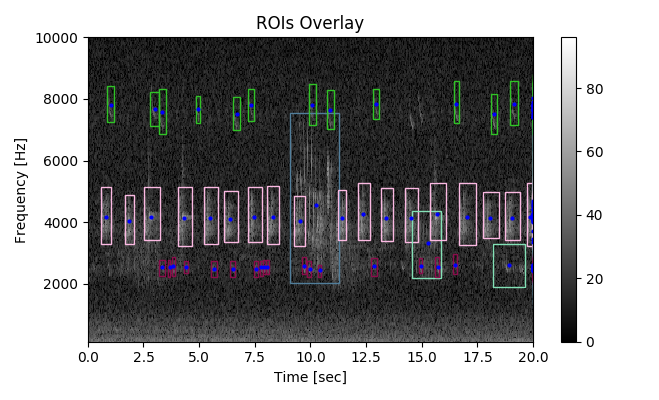
#> input picture _images/sphx_glr_find_rois.png, 659 x 400 px; its folder holds only this picture in this run
$ python -i rois_2d.py   (imports and definitions only)
#> lines starting #> are read from the running program, lines starting #| are printed output that depends on the picture
#!/usr/bin/env python
"""
Segmentation methods to find regions of interest in the time and frequency domain.
"""
#
# Authors:  Juan Sebastian ULLOA <lisofomia@gmail.com>
#           Sylvain HAUPERT <sylvain.haupert@mnhn.fr>
#
# License: New BSD License

# =============================================================================
# Load the modules
# =============================================================================
# Import external modules
import numpy as np
from scipy.stats import iqr
from skimage import measure
from skimage.feature import peak_local_max
import pandas as pd
import sys
import matplotlib.pyplot as plt
_MIN_ = sys.float_info.min

# Import internal modules
from maad.util import (plot2d, rand_cmap, plot_spectrogram)

#%%
#****************************************************************************
# private functions
#****************************************************************************
def _double_threshold_rel (im, bin_std=6, bin_per=0.5,
                           verbose=False, display=False, savefig=None, **kwargs):
    """
    Binarize an image based on a double relative threshold.
    The values used for the thresholding depends on the values found in the
    image. => relative threshold

    Parameters
    ----------
    im : 2d ndarray of scalars
        Spectrogram (or image)

    bin_std : scalar, optional, default is 6
        Set the first threshold. This threshold is not an absolute value but
        depends on values that are similar to 75th percentile (pseudo_mean) and
        a sort of std value of the image.
        threshold1 = "pseudo_mean" + "std" * bin_std
        Value higher than threshold1 are set to 1, they are the seeds for
        the second step. The others are set to 0.

    bin_per: scalar, optional, defautl is 0.5
        Set how much the second threshold is lower than the first
        threshold value. From 0 to 1. ex: 0.1 = 10 %.
        threshold2 = threshold1 (1-bin_per)
        Value higher than threshold2 and connected (directly or not) to the
        seeds are set to 1, the other remains 0

    verbose : boolean, optional, default is False
        print messages

    display : boolean, optional, default is False
        Display the signal if True

    savefig : string, optional, default is None
        Root filename (with full path) is required to save the figures. Postfix
        is added to the root filename.

    kwargs, optional. This parameter is used by plt.plot and savefig functions

        - savefilename : str, optional, default :'_spectro_after_noise_subtraction.png'
            Postfix of the figure filename

        - figsize : tuple of integers, optional, default: (4,10)
            width, height in inches.

        - title : string, optional, default : 'Spectrogram'
            title of the figure

        - xlabel : string, optional, default : 'Time [s]'
            label of the horizontal axis

        - ylabel : string, optional, default : 'Amplitude [AU]'
            label of the vertical axis

        - cmap : string or Colormap object, optional, default is 'gray'
            See https://matplotlib.org/examples/color/colormaps_reference.html
            in order to get all the  existing colormaps
            examples: 'hsv', 'hot', 'bone', 'tab20c', 'jet', 'seismic',
            'viridis'...

        - vmin, vmax : scalar, optional, default: None
            `vmin` and `vmax` are used in conjunction with norm to normalize
            luminance data.  Note if you pass a `norm` instance, your
            settings for `vmin` and `vmax` will be ignored.

        - extent : scalars (left, right, bottom, top), optional, default: None
            The location, in data-coordinates, of the lower-left and
            upper-right corners. If `None`, the image is positioned such that
            the pixel centers fall on zero-based (row, column) indices.

        - dpi : integer, optional, default is 96
            Dot per inch.
            For printed version, choose high dpi (i.e. dpi=300) => slow
            For screen version, choose low dpi (i.e. dpi=96) => fast

        - format : string, optional, default is 'png'
            Format to save the figure

        ... and more, see matplotlib

    Returns
    -------
    im_out: binary image

    References
    ----------
    .. [1] from MATLAB: Threshold estimation (from Oliveira et al, 2015)
       Adapted by S. Haupert Dec 12, 2017
    """

    # test if im is full of zeros
    if not im.any() :
        im_out = np.zeros(im.shape)
    else:

        # Compute the qth percentile of the data along the specified axis
        val1 = np.percentile(im[np.where(im>0)],75)   # value corresponding to the limit between the 75% lowest value and 25% largest value

        # The interquartile range (IQR) is the difference between the 75th and
        # 25th percentile of the data. It is a measure of the dispersion similar
        # to standard deviation or variance, but is much more robust against outliers
        val2 = iqr(im[np.where(im>0)])*bin_std

        # Threshold : qth  percentile + sort of std
        h_th = val1 + val2
        # Low threshold limit
        l_th = (h_th-h_th*bin_per)

        if verbose :
            print(72 * '_')
            print('Double thresholding with values relative to the image...')
            print ('**********************************************************')
            print ('  high threshold value %.2f | low threshold value %.2f' % (h_th, l_th))
            print ('**********************************************************')

        # binarisation
        im_t1 = im > h_th    # mask1
        im_t2 = im > l_th    # mask2
        im_t3 = im * im_t1   # selected parts of the image

        #find index of regions which meet the criteria
        conncomp_t2 = measure.label(im_t2)    #Find connected components in binary image
        rprops = measure.regionprops(conncomp_t2,im_t3)

        rprops_mean_intensity = [region['mean_intensity'] for region in rprops]
        rprops_mean_intensity = np.asarray(rprops_mean_intensity)

        rprops_label = [region['label'] for region in rprops]
        rprops_label = np.asarray(rprops_label)

        [ind]=np.where(rprops_mean_intensity>0)

        im_out = np.isin(conncomp_t2, rprops_label[ind])    # test if the indice is in the matrix of indices
        im_out =im_out*1    #  boolean to 0,1 conversion

        # Display
        if display :
            ylabel =kwargs.pop('ylabel','Frequency [Hz]')
            xlabel =kwargs.pop('xlabel','Time [sec]')
            title  =kwargs.pop('title','binary image => MASK')
            cmap   =kwargs.pop('cmap','gray')
            vmin=kwargs.pop('vmin',0)
            vmax=kwargs.pop('vmax',1)
            extent=kwargs.pop('extent',None)

            if extent is None :
                xlabel = 'pseudotime [points]'
                ylabel = 'pseudofrequency [points]'

            _, fig = plot2d (im_out,
                             extent = extent,
                             title  = title,
                             ylabel = ylabel,
                             xlabel = xlabel,
                             vmin   = vmin,
                             vmax   = vmax,
                             cmap   = cmap,
                             **kwargs)

            # SAVE FIGURE
            if savefig is not None :
                dpi   =kwargs.pop('dpi',96)
                format=kwargs.pop('format','png')
                filename=kwargs.pop('filename','_spectro_binary')
                filename = savefig+filename+'.'+format
                if verbose :
                    print('\n''save figure : %s' %filename)
                fig.savefig(filename, bbox_inches='tight', dpi=dpi, format=format,
                            **kwargs)

    return im_out

#%%
# [149 lines left out: function _double_threshold_abs, not called in this run]

#%%
# =============================================================================
# public functions
# =============================================================================
def create_mask(im, mode_bin = 'relative',
                verbose= False, display = False, savefig = None, **kwargs):
    """
    Binarize an image based on a double threshold.

    Parameters
    ----------
    im : 2d ndarray of scalars
        Spectrogram (or image)

    mode_bin : string in {'relative', 'absolute'}, optional, default is 'relative'
        if 'absolute' [1]_ , a double threshold with absolute value is performed
        with two parameters (see kwargs section)
        if 'relative' [2]_, a relative double threshold is performed with two
        parameters (see kwargs section)

    verbose : boolean, optional, default is False
        print messages

    display : boolean, optional, default is False
        Display the signal if True

    savefig : string, optional, default is None
        Root filename (with full path) is required to save the figures. Postfix
        is added to the root filename.

    kwargs, optional. This parameter is used by the maad functions as well
        as the plt.plot and savefig functions.
        All the input arguments required or optional in the signature of the
        functions above can be passed as kwargs :

        if 'absolute' [1]_
        - bin_h : scalar, optional, default is 0.7
        Set the first threshold. Value higher than this value are set to 1,
        the others are set to 0. They are the seeds for the second step
        - bin_l: scalar, optional, defautl is 0.2
        Set the second threshold. Value higher than this value and connected
        to the seeds or to other pixels connected to the seeds (6-connectivity)
        are set to 1, the other remains 0

        if 'relative' [2]_ :
        - bin_std :  scalar, optional, default is 6
        bin_std is needed to compute the threshold1.
        This threshold is not an absolute value but depends on values that are
        similar to 75th percentile (pseudo_mean) and a sort of std value of
        the image.
        threshold1 = "pseudo_mean" + "std" * bin_std
        Value higher than threshold1 are set to 1, they are the seeds for
        the second step. The others are set to 0.
        - bin_per: scalar, optional, defautl is 0.5
        Set how much the second threshold is lower than the first
        threshold value. From 0 to 1. ex: 0.1 = 10 %.
        threshold2 = threshold1 (1-bin_per)
        Value higher than threshold2 and connected (6-connectivity) to the
        seeds are set to 1, the other remains 0

        ... and more, see matplotlib

    Returns
    -------
    im_bin: binary image

    References
    ----------
    .. [1] J. Canny. A computational approach to edge detection. IEEE Transactions on Pattern Analysis and Machine Intelligence. 1986; vol. 8, pp.679-698. `DOI: 10.1109/TPAMI.1986.4767851 <https://doi.org/10.1109/TPAMI.1986.4767851>`_
    .. [2] from MATLAB: Threshold estimation (Oliveira et al, 2015)

    Examples
    --------

    >>> import maad

    Load audio recording and convert it into spectrogram

    >>> s, fs = maad.sound.load('../data/cold_forest_daylight.wav')
    >>> Sxx,tn,fn,ext = maad.sound.spectrogram (s, fs, fcrop=(0,10000))

    Convert linear spectrogram into dB

    >>> Sxx_dB = maad.util.power2dB(Sxx) +96

    Smooth the spectrogram

    >>> Sxx_dB_blurred = maad.sound.smooth(Sxx_dB)

    Detection of the acoustic signature => creation of a mask

    >>> im_bin = maad.rois.create_mask(Sxx_dB_blurred, bin_std=1.5, bin_per=0.25, mode='relative')

    Plot spectrograms

    >>> import matplotlib.pyplot as plt
    >>> fig, (ax1, ax2) = plt.subplots(2, 1)
    >>> ax1, fig = maad.util.plot2d(Sxx_dB, ax=ax1, extent=ext, title='original', vmin=10, vmax=70)
    >>> ax2, fig = maad.util.plot2d(im_bin, ax=ax2, extent=ext, title='mask')
    >>> fig.set_size_inches(13,8)
    >>> fig.tight_layout()

    """

    if mode_bin == 'relative':
        bin_std=kwargs.pop('bin_std', 6)
        bin_per=kwargs.pop('bin_per', 0.5)
        im_bin = _double_threshold_rel(im, bin_std, bin_per,
                                       verbose, display, savefig, **kwargs)

    elif mode_bin == 'absolute':
        bin_h=kwargs.pop('bin_h', 0.7)
        bin_l=kwargs.pop('bin_l', 0.3)
        im_bin = _double_threshold_abs(im, bin_h, bin_l,
                                       verbose, display, savefig, **kwargs)

    return im_bin

#%%
# [332 lines left out: functions select_rois, rois_to_imblobs, spectrogram_local_max, not called in this run]

# [3 lines not run here, left out]

>>> import cv2
>>> picture = cv2.imread('../../_images/sphx_glr_find_rois.png', cv2.IMREAD_GRAYSCALE)
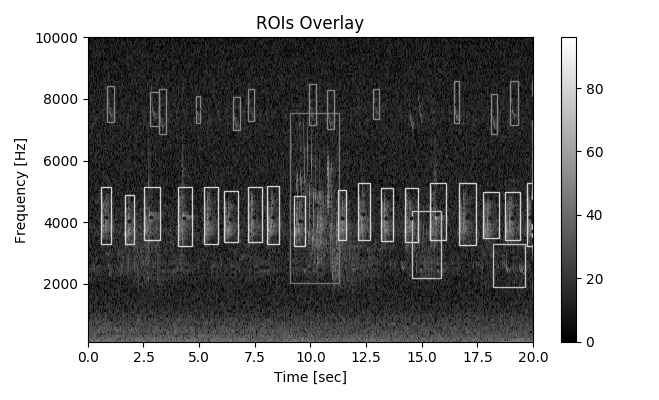
#> picture: shape (400, 659); min 0, max 255, mean 142.5
>>> result = create_mask(picture)
#> in _double_threshold_rel, `val1 = np.percentile(im[np.where(im>0)],75)`: val1 = 255
#> in _double_threshold_rel, `val2 = iqr(im[np.where(im>0)])*bin_std`: val2 = 1290
#> in _double_threshold_rel, `h_th = val1 + val2`: h_th = 1545
#> in _double_threshold_rel, `l_th = (h_th-h_th*bin_per)`: l_th = 772.5
#> in _double_threshold_rel, `im_t1 = im > h_th`: im_t1: shape (400, 659) bool; every value is 0
#> in _double_threshold_rel, `conncomp_t2 = measure.label(im_t2)`: conncomp_t2: shape (400, 659) int32; every value is 0
#> in _double_threshold_rel, `rprops = measure.regionprops(conncomp_t2,im_t3)`: rprops = []
#> in _double_threshold_rel, `rprops_mean_intensity = np.asarray(rprops_mean_intensity)`: rprops_mean_intensity = empty array
#> in _double_threshold_rel, `rprops_label = [region['label'] for region in rprops]`: rprops_label = []
#> in _double_threshold_rel, `rprops_label = np.asarray(rprops_label)`: rprops_label = empty array
#> in _double_threshold_rel, `im_out =im_out*1`: im_out: shape (400, 659) int64; every value is 0
